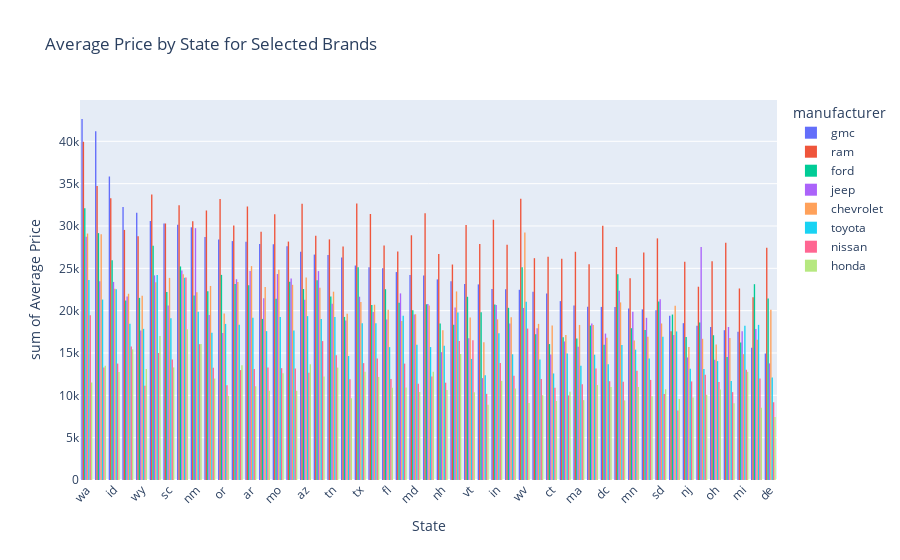

Write notebook code for a chart like this one.
### Markdown cell above
#### State

### Code cell
# Filtering of brands for analysis.
selected_brands = ['chevrolet', 'ford', 'toyota', 'honda', 'jeep','nissan', 'ram','gmc']
df_selected_brands = df_prepared[df_prepared['manufacturer'].isin(selected_brands)]

# Group data by manufacturer and state
mean_price_state_brand = df_selected_brands.groupby(["manufacturer", "state"])[["price"]].mean().reset_index()

# Create a histogram of average prices by state for multiple brands
fig = px.histogram(mean_price_state_brand.sort_values('price', ascending=False), x="state", y="price", color="manufacturer", barmode="group",
                   title="Average Price by State for Selected Brands",
                   labels={"state": "State", "price": "Average Price"})

# Rotate x-axis labels for better readability
fig.update_xaxes(tickangle=-45)

fig.show()

### Figure 1 — Plotly figure (JSON) as saved in the notebook; plotly's stock layout.template omitted (floating-point values rounded to 4 significant figures)
{"data": [{"alignmentgroup": "True", "bingroup": "x", "histfunc": "sum", "hovertemplate": "manufacturer=gmc<br>State=%{x}<br>sum of Average Price=%{y}<extra></extra>", "legendgroup": "gmc", "marker": {"color": "#636efa", "pattern": {"shape": ""}}, "name": "gmc", "offsetgroup": "gmc", "orientation": "v", "showlegend": true, "type": "histogram", "x": ["wa", "ut", "id", "nv", "wy", "mt", "sc", "ak", "nm", "nc", "or", "ok", "ar", "ks", "mo", "ga", "az", "al", "tn", "va", "tx", "co", "fl", "ky", "md", "ca", "nh", "hi", "vt", "me", "in", "ny", "wv", "il", "ct", "pa", "ma", "ia", "dc", "la", "mn", "wi", "sd", "nd", "nj", "ms", "oh", "ri", "mi", "ne", "de"], "xaxis": "x", "y": [42640.0, 41190.0, 35860.0, 32250.0, 31570.0, 30600.0, 30300.0, 30140.0, 29840.0, 28700.0, 28420.0, 28220.0, 28150.0, 27870.0, 27840.0, 27590.0, 26960.0, 26630.0, 26580.0, 26280.0, 25330.0, 25120.0, 25020.0, 24560.0, 24200.0, 24150.0, 23690.0, 23470.0, 23150.0, 23100.0, 22570.0, 22540.0, 22470.0, 22240.0, 22020.0, 21130.0, 20610.0, 20460.0, 20440.0, 20430.0, 20260.0, 20150.0, 20040.0, 19410.0, 18520.0, 18220.0, 18080.0, 17690.0, 17520.0, 15620.0, 14940.0], "yaxis": "y"}, {"alignmentgroup": "True", "bingroup": "x", "histfunc": "sum", "hovertemplate": "manufacturer=ram<br>State=%{x}<br>sum of Average Price=%{y}<extra></extra>", "legendgroup": "ram", "marker": {"color": "#EF553B", "pattern": {"shape": ""}}, "name": "ram", "offsetgroup": "ram", "orientation": "v", "showlegend": true, "type": "histogram", "x": ["wa", "ut", "mt", "id", "wv", "or", "tx", "az", "ak", "ar", "nc", "ca", "co", "mo", "in", "nm", "sc", "vt", "ok", "dc", "nv", "ks", "md", "al", "wy", "sd", "tn", "ga", "ri", "me", "ny", "fl", "va", "la", "de", "ky", "ma", "wi", "nh", "ct", "il", "pa", "oh", "nj", "ia", "hi", "mn", "ms", "mi", "ne", "nd"], "xaxis": "x", "y": [39940.0, 34720.0, 33730.0, 33260.0, 33210.0, 33180.0, 32660.0, 32630.0, 32450.0, 32310.0, 31840.0, 31490.0, 31410.0, 31380.0, 30750.0, 30560.0, 30300.0, 30120.0, 30050.0, 30030.0, 29540.0, 29310.0, 28903, 28850.0, 28790.0, 28540.0, 28420.0, 28160.0, 28010.0, 27870.0, 27790.0, 27700.0, 27580.0, 27520.0, 27430.0, 26970.0, 26960.0, 26880.0, 26690.0, 26360.0, 26200.0, 26130.0, 25840.0, 25790.0, 25500.0, 25450.0, 23830.0, 22830.0, 22620.0, 21580.0, 17570.0], "yaxis": "y"}, {"alignmentgroup": "True", "bingroup": "x", "histfunc": "sum", "hovertemplate": "manufacturer=ford<br>State=%{x}<br>sum of Average Price=%{y}<extra></extra>", "legendgroup": "ford", "marker": {"color": "#00cc96", "pattern": {"shape": ""}}, "name": "ford", "offsetgroup": "ford", "orientation": "v", "showlegend": true, "type": "histogram", "x": ["wa", "ut", "mt", "id", "ak", "tx", "wv", "la", "or", "al", "ga", "ok", "ne", "ar", "az", "fl", "nc", "sc", "nm", "tn", "vt", "wy", "de", "mo", "nv", "sd", "ky", "ca", "in", "co", "ny", "md", "me", "nd", "va", "ks", "ms", "nh", "hi", "ia", "mn", "wi", "il", "oh", "nj", "pa", "ma", "mi", "ct", "dc", "ri"], "xaxis": "x", "y": [32090.0, 29160.0, 27670.0, 25960.0, 25220.0, 25130.0, 25130.0, 24300.0, 24230.0, 23600.0, 23400.0, 23150.0, 23130.0, 23000.0, 22560.0, 22530.0, 22280.0, 22210.0, 21800.0, 21690.0, 21640.0, 21510.0, 21440.0, 21400.0, 21210.0, 21080.0, 20920.0, 20750.0, 20740.0, 20660.0, 20340.0, 20060.0, 19820.0, 19540.0, 19260.0, 19030.0, 18610.0, 18480.0, 18320.0, 18240.0, 17920.0, 17710.0, 17220.0, 17100.0, 16890.0, 16860.0, 16710.0, 16250.0, 16050.0, 15970.0, 14530.0], "yaxis": "y"}, {"alignmentgroup": "True", "bingroup": "x", "histfunc": "sum", "hovertemplate": "manufacturer=jeep<br>State=%{x}<br>sum of Average Price=%{y}<extra></extra>", "legendgroup": "jeep", "marker": {"color": "#ab63fa", "pattern": {"shape": ""}}, "name": "jeep", "offsetgroup": "jeep", "orientation": "v", "showlegend": true, "type": "histogram", "x": ["nm", "wa", "ms", "ak", "ar", "al", "mo", "mt", "ga", "ok", "ut", "id", "la", "ky", "nv", "tx", "ks", "sd", "az", "tn", "ca", "in", "sc", "hi", "wv", "mn", "co", "md", "nc", "wi", "fl", "va", "ia", "ny", "ri", "il", "ne", "wy", "mi", "or", "dc", "nd", "vt", "pa", "ma", "nh", "ct", "nj", "oh", "de", "me"], "xaxis": "x", "y": [29740.0, 28720.0, 27510.0, 24760.0, 24690.0, 24670.0, 24330.0, 24170.0, 23790.0, 23710.0, 23470.0, 23390.0, 22350.0, 22040.0, 21690.0, 21650.0, 21470.0, 21330.0, 21290.0, 20820.0, 20790.0, 20680.0, 20620.0, 20390.0, 20320.0, 19880.0, 19840.0, 19530.0, 19470.0, 19160.0, 18950.0, 18850.0, 18500.0, 18470.0, 18070.0, 17930.0, 17830.0, 17650.0, 17560.0, 17370.0, 17290.0, 17120.0, 16730.0, 16360.0, 15730.0, 15100.0, 14830.0, 14470.0, 14200.0, 13770.0, 12030.0], "yaxis": "y"}, {"alignmentgroup": "True", "bingroup": "x", "histfunc": "sum", "hovertemplate": "manufacturer=chevrolet<br>State=%{x}<br>sum of Average Price=%{y}<extra></extra>", "legendgroup": "chevrolet", "marker": {"color": "#FFA15A", "pattern": {"shape": ""}}, "name": "chevrolet", "offsetgroup": "chevrolet", "orientation": "v", "showlegend": true, "type": "histogram", "x": ["wv", "wa", "ut", "ar", "mo", "ak", "az", "sc", "ok", "mt", "ga", "nc", "ks", "al", "id", "hi", "tn", "nm", "nv", "wy", "tx", "la", "co", "ca", "nd", "de", "fl", "or", "va", "md", "ny", "vt", "in", "ky", "sd", "il", "ma", "ia", "ct", "nh", "pa", "wi", "dc", "ri", "ms", "ne", "mn", "me", "oh", "nj", "mi"], "xaxis": "x", "y": [29230.0, 29110.0, 29030.0, 25260.0, 24830.0, 24300.0, 23930.0, 23870.0, 23380.0, 23360.0, 23050.0, 22920.0, 22800.0, 22690.0, 22590.0, 22270.0, 22240.0, 22180.0, 22000.0, 21760.0, 21030.0, 20980.0, 20700.0, 20600.0, 20590.0, 20120.0, 20100.0, 19660.0, 19640.0, 19580.0, 19230.0, 19190.0, 18970.0, 18790.0, 18490.0, 18440.0, 18310.0, 18300.0, 18240.0, 17700.0, 17130.0, 16930.0, 16810.0, 16780.0, 16680.0, 16570.0, 16480.0, 16260.0, 16020.0, 15700.0, 14860.0], "yaxis": "y"}, {"alignmentgroup": "True", "bingroup": "x", "histfunc": "sum", "hovertemplate": "manufacturer=toyota<br>State=%{x}<br>sum of Average Price=%{y}<extra></extra>", "legendgroup": "toyota", "marker": {"color": "#19d3f3", "pattern": {"shape": ""}}, "name": "toyota", "offsetgroup": "toyota", "orientation": "v", "showlegend": true, "type": "histogram", "x": ["mt", "ak", "wa", "id", "ut", "wv", "nm", "hi", "ky", "az", "mo", "tn", "ar", "sc", "al", "tx", "co", "nv", "or", "ne", "ok", "mi", "wy", "ga", "ks", "nd", "nc", "in", "sd", "md", "la", "nh", "ca", "fl", "mn", "pa", "ny", "ia", "va", "wi", "vt", "il", "oh", "dc", "ma", "nj", "ms", "ct", "me", "de", "ri"], "xaxis": "x", "y": [24200.0, 23880.0, 23620.0, 22540.0, 21310.0, 21060.0, 19880.0, 19770.0, 19400.0, 19350.0, 19260.0, 19250.0, 19160.0, 19110.0, 19030.0, 18520.0, 18510.0, 18470.0, 18440.0, 18320.0, 18320.0, 18220.0, 17850.0, 17670.0, 17580.0, 17550.0, 17400.0, 17330.0, 16930.0, 15982, 15940.0, 15850.0, 15700.0, 15690.0, 15400.0, 14940.0, 14850.0, 14790.0, 14640.0, 14350.0, 14300.0, 14240.0, 14040.0, 13660.0, 13490.0, 13130.0, 13100.0, 12580.0, 12370.0, 12090.0, 11680.0], "yaxis": "y"}, {"alignmentgroup": "True", "bingroup": "x", "histfunc": "sum", "hovertemplate": "manufacturer=nissan<br>State=%{x}<br>sum of Average Price=%{y}<extra></extra>", "legendgroup": "nissan", "marker": {"color": "#FF6692", "pattern": {"shape": ""}}, "name": "nissan", "offsetgroup": "nissan", "orientation": "v", "showlegend": true, "type": "histogram", "x": ["ak", "wa", "wv", "vt", "hi", "al", "nm", "nv", "mt", "tn", "co", "sc", "in", "tx", "id", "ky", "ks", "ut", "nc", "mo", "ia", "ga", "ar", "mi", "ok", "mn", "az", "ms", "ny", "ca", "ne", "il", "fl", "va", "wi", "dc", "nj", "la", "oh", "nh", "md", "ma", "or", "wy", "ct", "ri", "me", "sd", "pa", "de", "nd"], "xaxis": "x", "y": [23900.0, 19450.0, 17890.0, 16510.0, 16410.0, 16410.0, 16040.0, 15760.0, 15010.0, 14730.0, 14350.0, 14220.0, 13810.0, 13800.0, 13750.0, 13750.0, 13290.0, 13285, 13260.0, 13210.0, 13170.0, 13170.0, 13100.0, 13030.0, 12980.0, 12920.0, 12670.0, 12430.0, 12310.0, 12220.0, 11970.0, 11940.0, 11920.0, 11890.0, 11820.0, 11670.0, 11640.0, 11590.0, 11580.0, 11490.0, 11360.0, 11300.0, 11190.0, 11130.0, 10890.0, 10380.0, 10180.0, 10150.0, 9991.0, 9182.0, 8195.0], "yaxis": "y"}, {"alignmentgroup": "True", "bingroup": "x", "histfunc": "sum", "hovertemplate": "manufacturer=honda<br>State=%{x}<br>sum of Average Price=%{y}<extra></extra>", "legendgroup": "honda", "marker": {"color": "#B6E880", "pattern": {"shape": ""}}, "name": "honda", "offsetgroup": "honda", "orientation": "v", "showlegend": true, "type": "histogram", "x": ["ak", "mt", "nm", "nv", "hi", "az", "ok", "ut", "sc", "tn", "wy", "tx", "ca", "mi", "id", "mo", "al", "co", "nc", "in", "wa", "ia", "ar", "dc", "mn", "ky", "fl", "ny", "sd", "oh", "nh", "ks", "ga", "pa", "md", "vt", "ms", "il", "or", "wi", "nj", "va", "nd", "ma", "la", "ct", "wv", "ri", "me", "ne", "de"], "xaxis": "x", "y": [17790.0, 17010.0, 16070.0, 15440.0, 14880.0, 13670.0, 13540.0, 13490.0, 13300.0, 13280.0, 13110.0, 12790.0, 12780.0, 12780.0, 12740.0, 12610.0, 12220.0, 12170.0, 11980.0, 11710.0, 11520.0, 11220.0, 11070.0, 10990.0, 10980.0, 10930.0, 10900.0, 10800.0, 10710.0, 10690.0, 10630.0, 10540.0, 10540.0, 10430.0, 10390.0, 10370.0, 10070.0, 10010.0, 9965.0, 9887.0, 9748.0, 9670.0, 9565.0, 9434.0, 9404.0, 9341.0, 9097.0, 9074.0, 8888.0, 8519.0, 7445.0], "yaxis": "y"}], "layout": {"barmode": "group", "legend": {"title": {"text": "manufacturer"}, "tracegroupgap": 0}, "title": {"text": "Average Price by State for Selected Brands"}, "xaxis": {"anchor": "y", "domain": [0, 1], "tickangle": -45, "title": {"text": "State"}}, "yaxis": {"anchor": "x", "domain": [0, 1], "title": {"text": "sum of Average Price"}}}}
